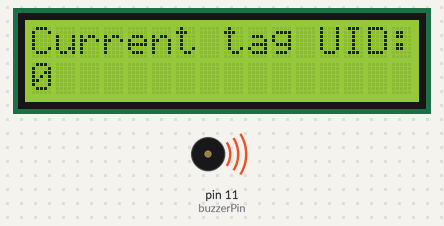
Recording of a sketch running on a simulated Arduino Mega 2560, built with avr-gcc and run on an emulated ATmega2560. Parts: 16×2 character LCD, buzzer (waves = sounding). The modem accepts every AT command (registered, SIM ready, sends succeed) and sends nothing else; what the sketch prints to the serial monitor is not drawn.

Above: at 25.9 s.
Timing chart, 0 to 27.4 s (numbered marks = the images above):
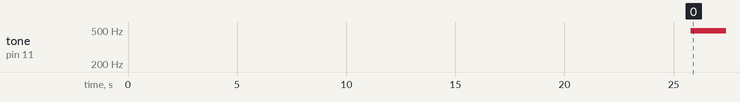

Measured:
- by itself, tone on pin 11 (buzzerPin): silent → 490 Hz at 25.8 s

The sketch:

wifi_rc522.ino
```cpp
#include <SPI.h>
#include <MFRC522.h>

#include <Wire.h>
#include <LiquidCrystal_I2C.h>

#define SS_PIN 53
#define RST_PIN 5

// wifi settings
String SSID = "CSI-Robotics";
String PASS = "csi-robotics";
int PORT = 80;

bool DEBUG = true;   //show more logs
int responseTime = 100; //communication timeout
byte LCD_I2C = 0x27; // 0x3F; // LCD's i2c adress
int readerHysteresisTime = 2000;

LiquidCrystal_I2C lcd(LCD_I2C,16,2); //sda - a4, scl - a5

MFRC522 mfrc522(SS_PIN, RST_PIN);

int buzzerPin = 11; //Define buzzer pin

unsigned long uidDec, uidDecTemp, lastReadTime;
String uidCur, uidLast;

void setup() {
  // Open serial for debugging
  if (DEBUG) {
    Serial.begin(115200);
    while (!Serial) {
      ;
    }
  }
  // Open serial communications and wait for port to open esp8266:
  Serial1.begin(115200);
  while (!Serial1) {
    ;
  }

  // Init SPI bus.
  SPI.begin();
  // Init MFRC522 card.
  mfrc522.PCD_Init();
  // max antenna power
  mfrc522.PCD_SetAntennaGain(mfrc522.RxGain_max);
  // init lcd
  lcd.init();
  lcd.backlight();

  lcd.clear();
  lcd.setCursor(0,0);
  lcd.print("Connecting to");
  lcd.setCursor(0,1);
  lcd.print("network...");

//  bool wifi_conection = false;
  sendToEsp("AT+RST", responseTime, DEBUG);
  delay(15000); // if esp cant find previous network, starting can take long time
  WifiInit(SSID, PASS, PORT);
  // smart connection that doeset work
//  while(wifi_conection == false){
//    Serial.println("trying to connect...");
//    if(Serial1.available()){
//      if (Serial1.find("ready")) {
//        WifiInit(SSID, PASS, PORT);
//        wifi_conection = true;
//        Serial.println("WiFi connected");
//      }
//    }
//    delay(1000);
//  }
}

void loop() {
  uidLast = uidCur;
  uidCur = checkReader();

  // display current tag's uid
  if (uidCur != uidLast) {
    if (uidCur == "0") {
      beepdown(35);
    }
    else {
      beepup(50);
    }
    lcd.clear();
    lcd.setCursor(0,0);
    lcd.print("Current tag UID:");
    lcd.setCursor(0,1);
    lcd.print(uidCur);
  }

  String data = uidCur;
  if(Serial1.available()){
    // checking for request
    if (Serial1.find("0,CONNECT")) {
      sendData(data);
    }
    if (Serial1.find("ready")) {
      lcd.clear();
      lcd.setCursor(0,0);
      lcd.print("Tryin to");
      lcd.setCursor(0,1);
      lcd.print("reconnect...");
      WifiInit(SSID, PASS, PORT);
    }
  }
}


void WifiInit(String ssid, String pass, int port) {
  sendToEsp("AT+CWMODE=3", responseTime, DEBUG); // configure as access point
  delay(1000);
  sendToEsp("AT+CWQAP", responseTime, DEBUG);  // disconnect from previous network
  delay(1000);
  sendToEsp("AT+CWJAP=\"" + ssid + "\",\"" + pass + "\"",5000,DEBUG); // connect to new netwok
  delay(1000);
  sendToEsp("AT+CIFSR", responseTime, DEBUG); // check for ip
  delay(1000);
  sendToEsp("AT+CIPMUX=1", responseTime, DEBUG); // multiconnection mode
  delay(1000);
  sendToEsp("AT+CIPSERVER=1,80", responseTime, DEBUG); // turn on server on port 80
}

// function for sending data via esp
void sendData(String data) {
  String len = "";
  len += data.length();
  sendToEsp("AT+CIPSEND=0," + len, responseTime, DEBUG);
  delay(100);
  sendToEsp(data, responseTime, DEBUG);
  delay(100);
  sendToEsp("AT+CIPCLOSE=0", responseTime, DEBUG);
}

String sendToEsp(String command, const int timeout, boolean debug) {
  String response = "";
  if (debug)
  {
    Serial.println("command: " + command + ",  timeout:" + timeout);
  }
  Serial1.println(command); // send the read character to the esp8266
  long int time = millis();
  while ( (time + timeout) > millis())
  {
    while (Serial1.available())
    {
      // The esp has data so display its output to the serial window
      char c = Serial1.read(); // read the next character.
      response += c;
    }
  }
  if (debug)
  {
    Serial.println("response: " + response);
  }

  return response;
}

String checkReader() {
  // find frid tag
  if ( ! mfrc522.PICC_IsNewCardPresent()) {
  }
  if ( ! mfrc522.PICC_ReadCardSerial()) {
    if (millis() - lastReadTime > readerHysteresisTime) {
      return "0";
    }
  }
  else {
    lastReadTime = millis();
  }

  // get tag's uid and decode it
  uidDec = 0;
  for (byte i = 0; i < mfrc522.uid.size; i++)
  {
    uidDecTemp = mfrc522.uid.uidByte[i];
    uidDec = uidDec * 256 + uidDecTemp;
  }
  delay(50);
  return String(uidDec);
}

// melody for getting tag
void beepup(unsigned char delayms) {
  analogWrite(buzzerPin, 10);
  delay(delayms); //Delaying
  analogWrite(buzzerPin, 0);
  delay(delayms); //Delaying
  analogWrite(buzzerPin, 20);
  delay(delayms); //Delaying
  analogWrite(buzzerPin, 10);
  delay(delayms); //Delaying
  analogWrite(buzzerPin ,0);

}

// melody for losing tag
void beepdown(unsigned char delayms) {
  analogWrite(buzzerPin, 20);
  delay(delayms); //Delaying
  analogWrite(buzzerPin, 0);
  delay(delayms); //Delaying
  analogWrite(buzzerPin, 10);
  delay(delayms); //Delaying
  analogWrite(buzzerPin ,0);

}
```
